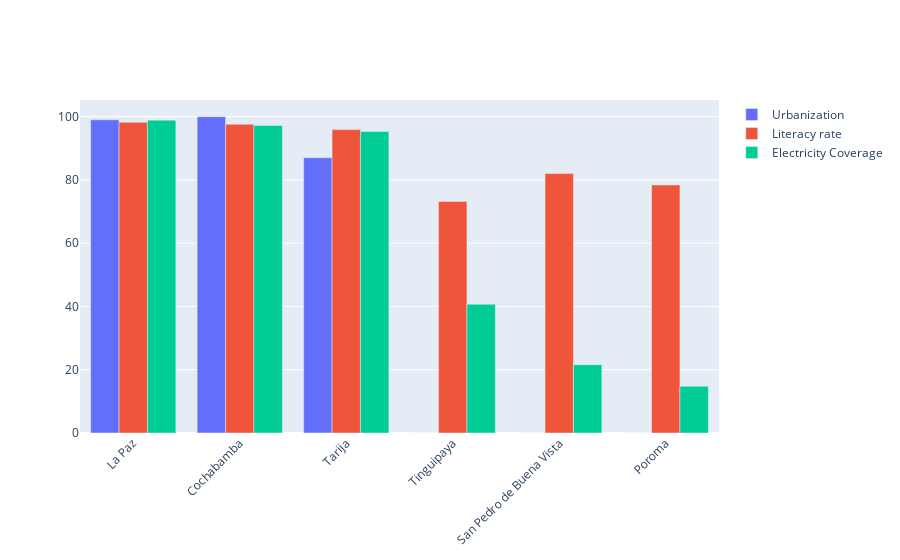

The cell this chart's notebook holds for it:
### Code cell
fig = go.Figure()
fig.add_trace(go.Bar(
    x=dfo["mun"],
    y=dfo["urbano_2012"],
    name='Urbanization',
  
))
fig.add_trace(go.Bar(
    x=dfo["mun"],
    y=dfo["sdg4_6_lr"],
    name='Literacy rate',
    
))

fig.add_trace(go.Bar(
    x=dfo["mun"],
    y=dfo["sdg7_1_ec"],
    name='Electricity Coverage',
    
))


# Here we modify the tickangle of the xaxis, resulting in rotated labels.
fig.update_layout(barmode='group', xaxis_tickangle=-45)
fig.show()

### Figure 1 — Plotly figure (JSON) as saved in the notebook; plotly's stock layout.template omitted (floating-point values rounded to 4 significant figures)
{"data": [{"name": "Urbanization", "type": "bar", "x": ["La Paz", "Cochabamba", "Tarija", "Tinguipaya", "San Pedro de Buena Vista", "Poroma"], "y": [99, 100, 87, 0, 0, 0]}, {"name": "Literacy rate", "type": "bar", "x": ["La Paz", "Cochabamba", "Tarija", "Tinguipaya", "San Pedro de Buena Vista", "Poroma"], "y": [98.2, 97.6, 95.9, 73.2, 82, 78.4]}, {"name": "Electricity Coverage", "type": "bar", "x": ["La Paz", "Cochabamba", "Tarija", "Tinguipaya", "San Pedro de Buena Vista", "Poroma"], "y": [98.9, 97.2, 95.3, 40.7, 21.6, 14.8]}], "layout": {"barmode": "group", "xaxis": {"tickangle": -45}}}
